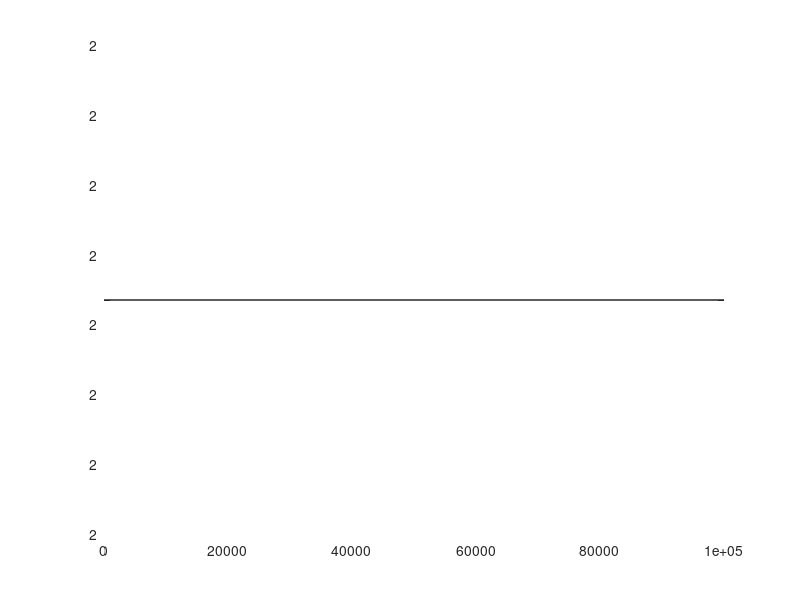

Reproduce this figure in MATLAB.
clear; clc;

m = 10; % number of layers in the winding
N = 5; % number or tunrs of litz wire in a layer
lw = 10; % length of the middle layer
ns = 700; % number of the strands in the bundle
ds = 0.1e-3; % diameter of the strand
da = 135 * exp(1) - 6*(ns/3)^0.45 * (ds/(40*exp(1)-6))^0.85; % diameter of the bundle

pf = ns*(ds/da)^2;

freq = 0 : 1e+3 : 100e+3;
delta = (1.678/3.14./freq/0.999991/(4*3.14*1e-7)).^0.5*1e-3 / 10; % skin depth

zeta = ds./delta*sqrt(2); % penetration ratio

psi1 = 2*sqrt(2) * (1./zeta + 1/32^8.*zeta.^3 - 1/32^14.*zeta.^5); % skin effect losses in round conductors
psi2 = 1/sqrt(2) * (-1/2^5.*zeta.^3 + 1/2^12.*zeta.^7);% proximity effect losses in round conductor


RF = zeta./sqrt(2) .* (psi1 - pi*ns*pf/24*(16*m^2-1+24/pi^2).*psi2);


plot(freq,RF)